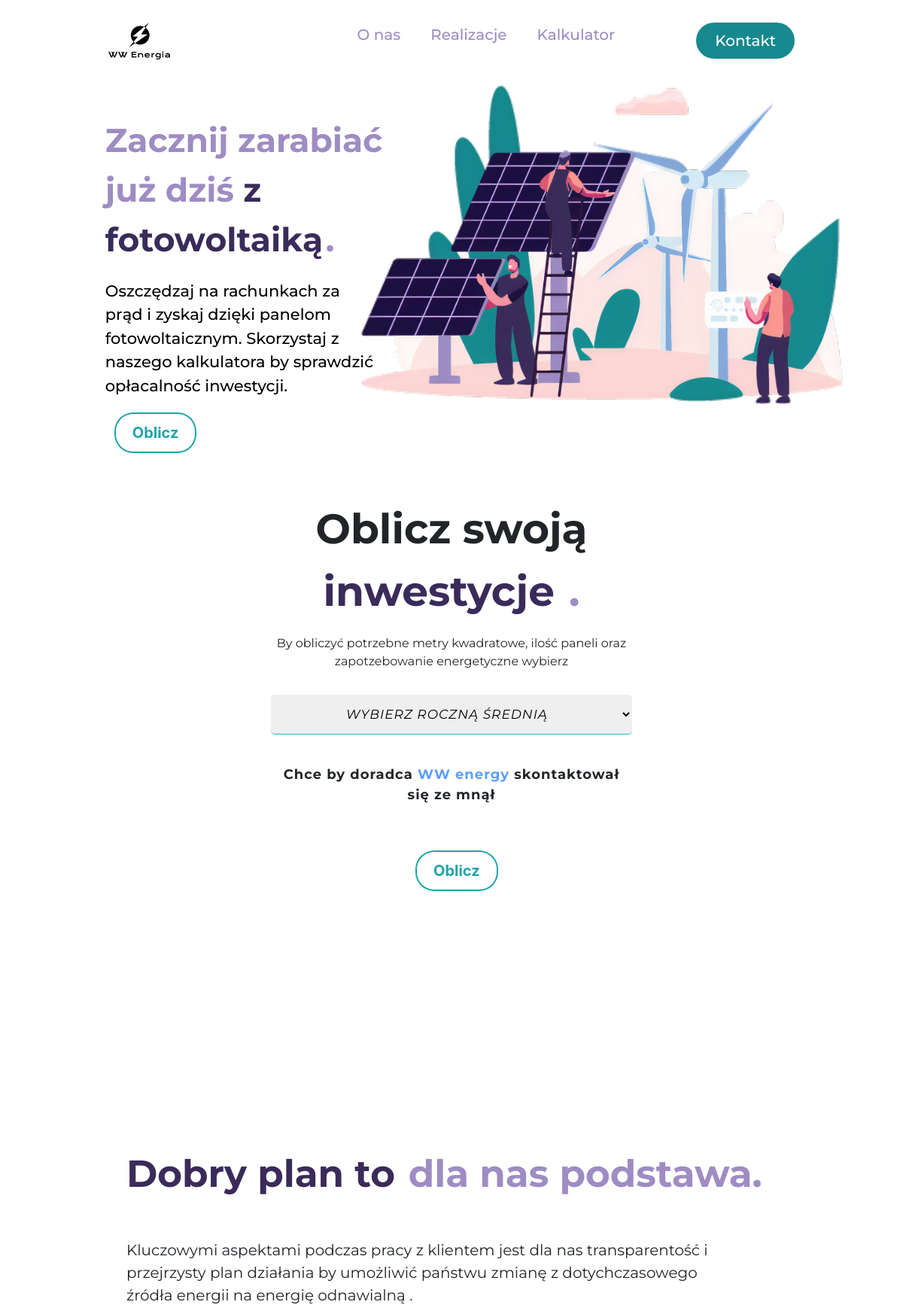
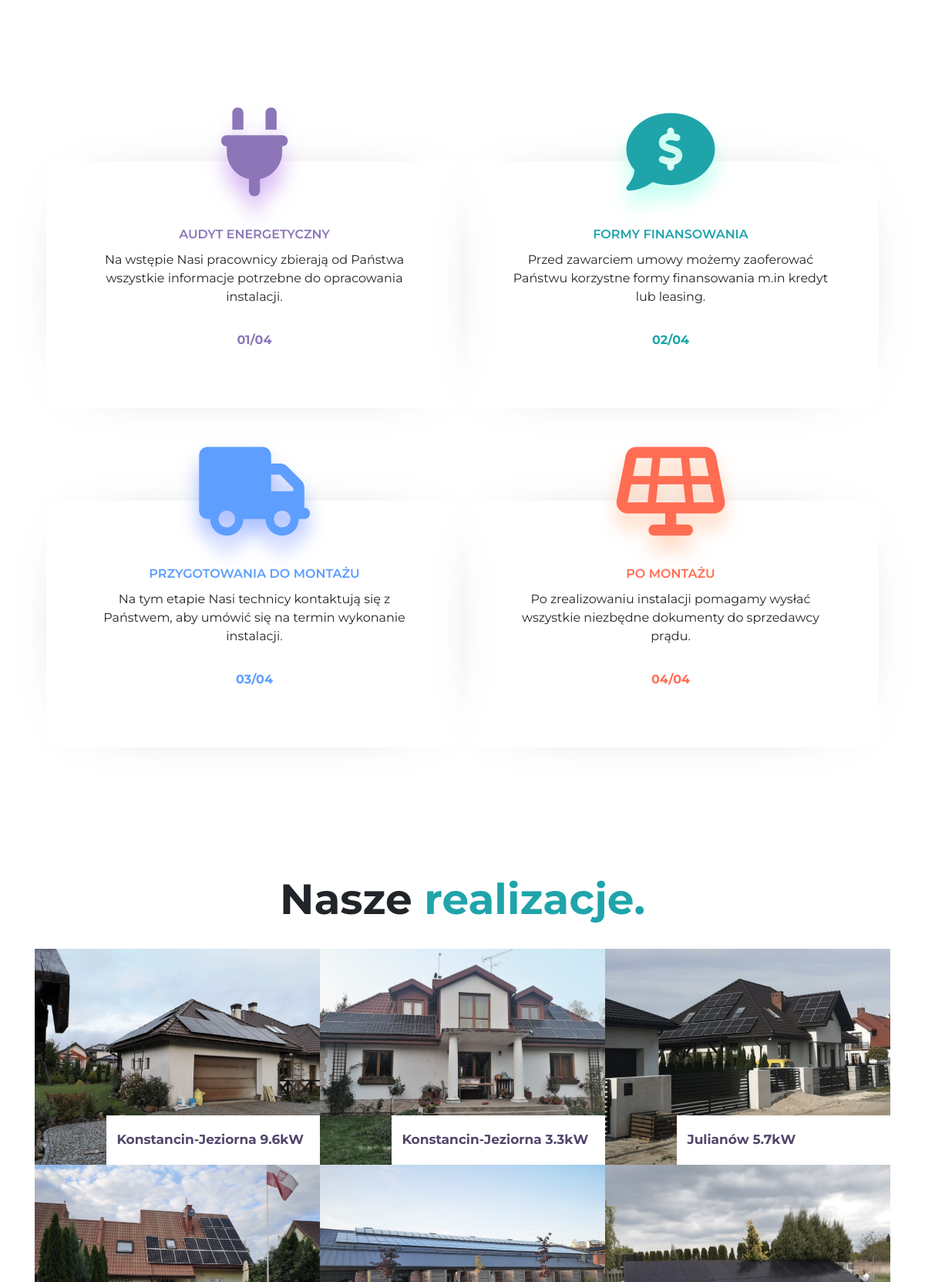
The page / (upper part) on the database its author committed (2 pictures, top to bottom).
### energy/models.py (models this page shows, shortened)
class galleryModel(models.Model):
    place    = models.CharField(max_length=50, null=False,blank=False)
    picPlace = models.ImageField(null=True)
    kwPlace  = models.DecimalField(null=True,blank=False,decimal_places=1,max_digits=6)

### energy/views.py (the view)
# urls.py: path('', views.home, name='home'),
def home(request):
    latest_pics = galleryModel.objects.all()[:6]
    form        = clientForm()
    selectPrice = electricityPrice.objects.all()
    context={
      'latest_pics':latest_pics,
      'form'       :form,
      'selectPrice':selectPrice,
    }
    return render(request,'index.html', context)

### energy/forms.py
class clientForm(forms.ModelForm):
    class Meta:
        model   = client
        fields  = ['name','surname','phone','email',]
        widgets = {
            'name':forms.TextInput(attrs={'class':'form__field','id':'name','name':'name','placeholder':'name','maxlength':'"20"'}),
            'surname':forms.TextInput(attrs={'class':'form__field','id':'surname','surname':'surname','placeholder':'surname','maxlength':'"30"'}),
            'phone':forms.TextInput(attrs={'class':'form__field','id':'surname','phone':'phone','placeholder':'phone','maxlength':'"10"'}),
            'email':forms.TextInput(attrs={'class':'form__field','id':'surname','email':'email','placeholder':'email','maxlength':'"40"'}),
        }

### templates/index.html
{% extends 'base.html' %}
{% load static %}
{% block content %}
<div class="grid-container-picture">
    <div class="textIndex">
        <div class="textIndexContent">
            Zacznij zarabiać już dziś  <span class="textIndexContentColor">z fotowoltaiką<span class="textIndexDot">.</span>
            </span>
        </div>
        <div class="textAboutIndex">
            Oszczędzaj na rachunkach za prąd i zyskaj dzięki panelom fotowoltaicznym. Skorzystaj z naszego kalkulatora by sprawdzić opłacalność inwestycji.
        </div>
        <div class="buttonIndex">
            <button >Oblicz</button>
        </div>
    </div>
    <div class="backgroundImgIndex">
        <div class="mainPictureIndex">
            <img class="responsiveImgIndex" src="{% static 'images/backgroundImg.png'  %}">
        </div>
    </div>
</div>
{% include 'calc.html'  %}
{% include 'howWeWork.html'  %}
{% include 'gallery.html'  %}
{% endblock %}

### templates/gallery.html
<div class="container galleryPos">
    <div class="row">
        <div class="col-2">
        </div>
        <div class="col-8">
            <div class="titleGalleryWrapper">
                Nasze <span class="colorGallerytitle"> realizacje.</span>
            </div>
        </div>
        <div class="col-2">
        </div>
    </div>
    <div class="row no-gutters ">
        {% for x in latest_pics  %}
            <div class="col-sm-12 col-md-12 col-lg-4 align-self-center">
                <div class="tileGallery" style="background-image: url('{{ x.picPlace.url  }}');">
                    <div class="boxWhere">
                        <div class="titleWhere">
                            {{ x.place  }} {{ x.kwPlace  }}kW
                        </div>
                    </div>
                </div>
            </div>
        {% endfor  %}
    </div>
</div>

### static/css/indexGrid.css (style rules this page uses)
.grid-container-picture { display: grid; grid-template-columns: 1fr 1fr 1fr 1fr 1fr 1fr; grid-template-rows: 1fr 1fr 1fr; gap: 1px 1px; grid-template-areas: "textIndex textIndex backgroundImgIndex backgroundImgIndex backgroundImgIndex backgroundImgIndex" "textIndex textIndex backgroundImgIndex backgroundImgIndex backgroundImgIndex backgroundImgIndex" "textIndex textIndex backgroundImgIndex backgroundImgIndex backgroundImgIndex backgroundImgIndex"; }
.backgroundImgIndex { grid-area: backgroundImgIndex; }
.textIndex { grid-area: textIndex; }

### static/css/index.css (style rules this page uses)
.responsiveImgIndex { max-width: 80%; margin-left: 10%; }
.textIndexContent { font-family: "Montserrat"; font-weight: 700; font-size: 64px; width: 100%; margin-left: 35%; margin-top: 11%; color:#9e8cc3 ; z-index: 1000; }
.textIndexContentColor { color:#3a2b5a ; }
.textIndexDot { color:#9e8cc3 ; margin-left: 0.3vw; }
.textAboutIndex { font-family: "Montserrat"; text-align: left; font-size: 21px; width: 90%; font-weight: 500; margin-left: 35%; margin-top: 5%; color:black ; z-index: 1000; }
.buttonIndex { margin-left: 33%; }
@media (max-width: 1600px) { .textIndexContent { font-size: 47px; } }
@media (max-width: 1430px) { .textIndexContent { font-size: 44px; } }

### static/css/work.css (style rules this page uses)
body { padding: 0; margin: 0; }

### static/css/nav.css (style rules this page uses)
button { background: none; border: 0; box-sizing: border-box; margin: 1em; padding: 1.5vh 3vh; box-shadow: inset 0 0 0 2px #1fa4aa ; color: #1fa4aa; font-size: inherit; font-weight: 700; position: relative; vertical-align: middle; font-size: 20px; border-radius: 25px; }
button::before, button::after { box-sizing: inherit; content: ''; position: absolute; width: 100%; height: 100%; }

### static/css/gallery.css (style rules this page uses)
.titleGalleryWrapper { margin-top: 5%; font-family: "Montserrat"; font-weight: 700; font-size: 55px; text-align: center; margin-bottom: 3%; }
.galleryPos { margin-bottom: 5%; }
.colorGallerytitle { color: #1fa4aa; }
.tileGallery { width: 100%; height: 35vh; filter: grayscale(30%); position: relative; background-size: cover; background-repeat: no-repeat; background-position: center center; }
.boxWhere { width: 75%; height: 8vh; background-color: white; position: absolute; bottom: 0; right: 0; }
.titleWhere { width: 90%; margin-left: 5%; margin-top: 7%; font-family: "Montserrat"; font-size: 17px; font-weight: 700; color: #55447a; word-wrap: break-word; }

### rows shown on the page
galleryModel: picPlace (picture), place "Konstancin-Jeziorna", kwPlace "9.6"
galleryModel: picPlace (picture), place "Konstancin-Jeziorna", kwPlace "3.3"
galleryModel: picPlace (picture), place "Julianów", kwPlace "5.7"
galleryModel: picPlace (picture)
galleryModel: picPlace (picture)
galleryModel: picPlace (picture)
